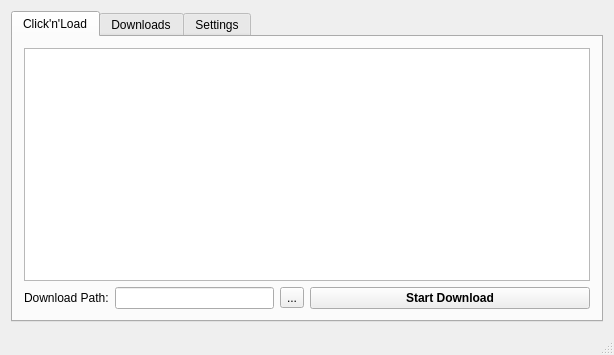
<?xml version="1.0" encoding="UTF-8"?>
<ui version="4.0">
 <class>MainWindow</class>
 <widget class="QMainWindow" name="MainWindow">
  <property name="geometry">
   <rect>
    <x>0</x>
    <y>0</y>
    <width>614</width>
    <height>355</height>
   </rect>
  </property>
  <property name="windowTitle">
   <string>MainWindow</string>
  </property>
  <widget class="QWidget" name="centralWidget">
   <layout class="QVBoxLayout" name="verticalLayout_4">
    <item>
     <widget class="QTabWidget" name="tabWidget">
      <property name="currentIndex">
       <number>0</number>
      </property>
      <widget class="QWidget" name="tab">
       <attribute name="title">
        <string>Click'n'Load</string>
       </attribute>
       <layout class="QVBoxLayout" name="verticalLayout">
        <item>
         <widget class="QPlainTextEdit" name="plainTextEdit">
          <property name="lineWrapMode">
           <enum>QPlainTextEdit::NoWrap</enum>
          </property>
         </widget>
        </item>
        <item>
         <layout class="QGridLayout" name="gridLayout">
          <item row="0" column="1">
           <widget class="QPushButton" name="pushButton">
            <property name="sizePolicy">
             <sizepolicy hsizetype="Expanding" vsizetype="Fixed">
              <horstretch>0</horstretch>
              <verstretch>0</verstretch>
             </sizepolicy>
            </property>
            <property name="styleSheet">
             <string notr="true">font-weight: bold;</string>
            </property>
            <property name="text">
             <string>Start Download</string>
            </property>
            <property name="icon">
             <iconset resource="../res/images.qrc">
              <normaloff>:/symbols/download.png</normaloff>:/symbols/download.png</iconset>
            </property>
           </widget>
          </item>
          <item row="0" column="0">
           <layout class="QHBoxLayout" name="horizontalLayout">
            <item>
             <widget class="QLabel" name="label_3">
              <property name="text">
               <string>Download Path:</string>
              </property>
             </widget>
            </item>
            <item>
             <widget class="QLineEdit" name="lineEdit_3"/>
            </item>
            <item>
             <widget class="QToolButton" name="toolButton">
              <property name="text">
               <string>...</string>
              </property>
             </widget>
            </item>
           </layout>
          </item>
         </layout>
        </item>
       </layout>
      </widget>
      <widget class="QWidget" name="tab_3">
       <attribute name="title">
        <string>Downloads</string>
       </attribute>
       <layout class="QVBoxLayout" name="verticalLayout_2">
        <item>
         <widget class="QTableView" name="tableView"/>
        </item>
       </layout>
      </widget>
      <widget class="QWidget" name="tab_2">
       <attribute name="title">
        <string>Settings</string>
       </attribute>
       <layout class="QVBoxLayout" name="verticalLayout_3">
        <item>
         <layout class="QHBoxLayout" name="horizontalLayout_2">
          <item>
           <widget class="QGroupBox" name="groupBox">
            <property name="title">
             <string>Login Information</string>
            </property>
            <layout class="QFormLayout" name="formLayout_2">
             <item row="0" column="0">
              <widget class="QLabel" name="label">
               <property name="text">
                <string>User:</string>
               </property>
              </widget>
             </item>
             <item row="0" column="1">
              <widget class="QLineEdit" name="lineEdit">
               <property name="text">
                <string/>
               </property>
              </widget>
             </item>
             <item row="1" column="0">
              <widget class="QLabel" name="label_2">
               <property name="text">
                <string>Password:</string>
               </property>
              </widget>
             </item>
             <item row="1" column="1">
              <widget class="QLineEdit" name="lineEdit_2">
               <property name="text">
                <string/>
               </property>
               <property name="echoMode">
                <enum>QLineEdit::Password</enum>
               </property>
              </widget>
             </item>
             <item row="2" column="1">
              <widget class="QCheckBox" name="checkBox">
               <property name="text">
                <string>Save Password</string>
               </property>
              </widget>
             </item>
            </layout>
           </widget>
          </item>
          <item>
           <widget class="QGroupBox" name="groupBox_2">
            <property name="title">
             <string>Download Settings</string>
            </property>
            <layout class="QFormLayout" name="formLayout_3">
             <property name="fieldGrowthPolicy">
              <enum>QFormLayout::AllNonFixedFieldsGrow</enum>
             </property>
             <item row="0" column="0">
              <widget class="QLabel" name="label_4">
               <property name="text">
                <string>Parallel Downloads:</string>
               </property>
              </widget>
             </item>
             <item row="0" column="1">
              <widget class="QSpinBox" name="spinBox">
               <property name="minimum">
                <number>0</number>
               </property>
               <property name="maximum">
                <number>6</number>
               </property>
               <property name="value">
                <number>3</number>
               </property>
              </widget>
             </item>
             <item row="1" column="0">
              <widget class="QLabel" name="label_5">
               <property name="text">
                <string>Auto-Reload:</string>
               </property>
              </widget>
             </item>
             <item row="1" column="1">
              <widget class="QComboBox" name="comboBox">
               <property name="currentIndex">
                <number>1</number>
               </property>
               <item>
                <property name="text">
                 <string>At Occurrence</string>
                </property>
               </item>
               <item>
                <property name="text">
                 <string>When Rest Finished</string>
                </property>
               </item>
              </widget>
             </item>
             <item row="2" column="1">
              <widget class="QCheckBox" name="checkBox_2">
               <property name="text">
                <string>Free-Way.me Error</string>
               </property>
              </widget>
             </item>
             <item row="3" column="1">
              <widget class="QCheckBox" name="checkBox_3">
               <property name="text">
                <string>Connection Timeout</string>
               </property>
              </widget>
             </item>
             <item row="4" column="1">
              <widget class="QCheckBox" name="checkBox_4">
               <property name="text">
                <string>Connection Error</string>
               </property>
              </widget>
             </item>
            </layout>
           </widget>
          </item>
         </layout>
        </item>
        <item>
         <spacer name="verticalSpacer">
          <property name="orientation">
           <enum>Qt::Vertical</enum>
          </property>
          <property name="sizeHint" stdset="0">
           <size>
            <width>20</width>
            <height>135</height>
           </size>
          </property>
         </spacer>
        </item>
       </layout>
      </widget>
     </widget>
    </item>
   </layout>
  </widget>
  <widget class="QStatusBar" name="statusBar"/>
 </widget>
 <layoutdefault spacing="6" margin="11"/>
 <resources>
  <include location="../res/images.qrc"/>
 </resources>
 <connections/>
</ui>
